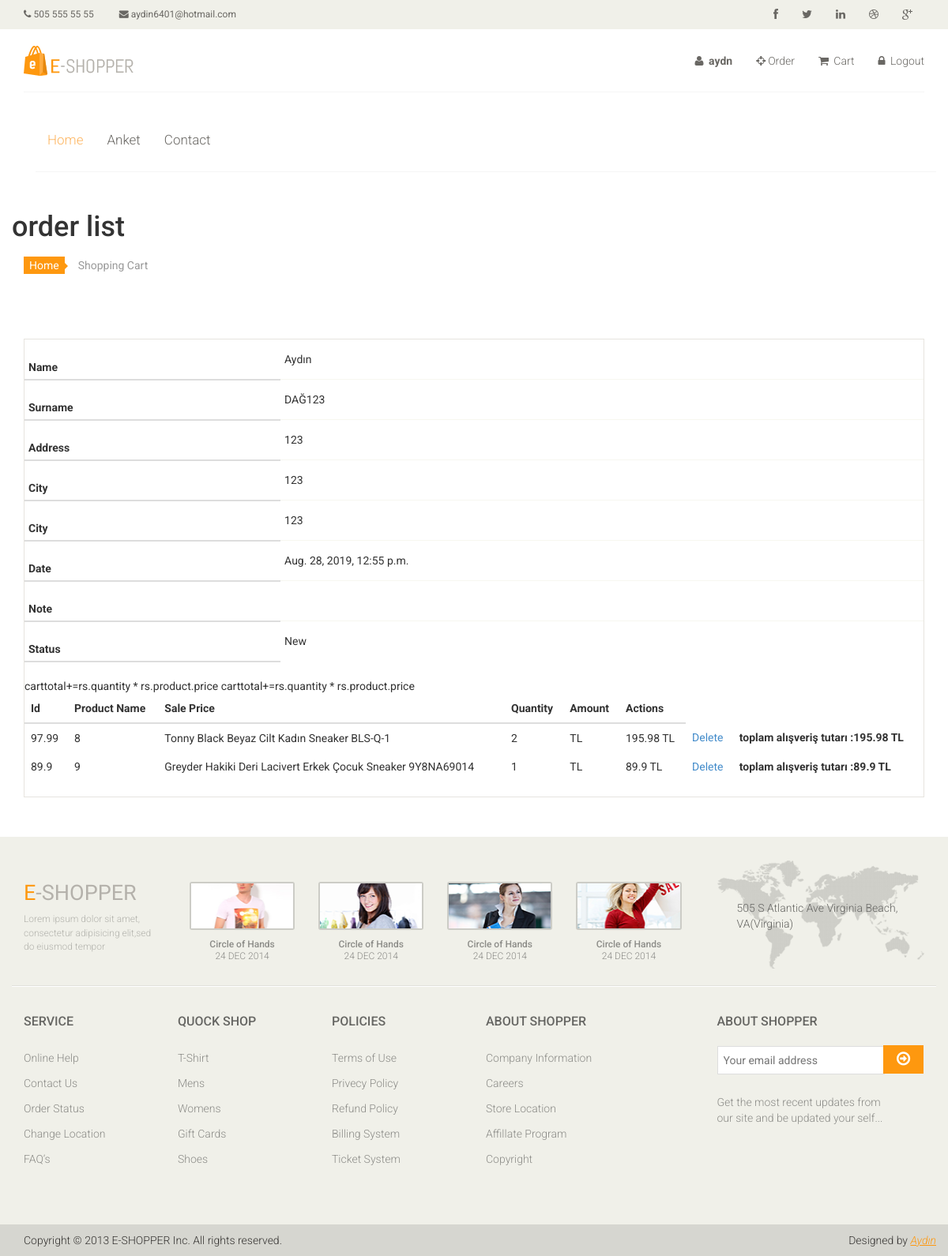
Page /order/detail/8 (signed in) on the committed database.
### order/models.py (models this page shows, shortened)
class Order(models.Model):
    STATUS = (
        ('New', 'New'),
        ('Accepted', 'Accepted'),
        ('Preparing', 'Preparing'),
        ('OnShippping', 'OnShippping'),
        ('Completed', 'Completed'),
        ('Canceled', 'Canceled'),
    )
    user = models.ForeignKey(User, on_delete=models.CASCADE)
    name = models.CharField(max_length=10)
    surname = models.CharField(max_length=10)
    address = models.CharField(max_length=150)
    city = models.CharField(max_length=20)
    phone = models.CharField(max_length=20)
    total = models.FloatField()
    note = models.TextField(null=True, default="")
    status = models.CharField(choices=STATUS, default='New', max_length=15)
    create_at = models.DateTimeField(auto_now_add=True)
    update_at = models.DateTimeField(auto_now=True)

class OrderDetail(models.Model):
    order = models.ForeignKey(Order, on_delete=models.CASCADE)
    user = models.ForeignKey(User, on_delete=models.CASCADE)
    product = models.ForeignKey(Product, on_delete=models.CASCADE)
    quantity = models.IntegerField()  # floatfileddıbaşta
    price = models.FloatField()
    total = models.FloatField(default=0)
    create_at = models.DateTimeField(auto_now_add=True)
    update_at = models.DateTimeField(auto_now=True)

### product/models.py (models this page shows, shortened)
class Product(models.Model):
    STATUS = (
        (1, 'True'),
        (0, 'False'),
    )
    category = models.ForeignKey(Category, on_delete=models.CASCADE)
    title = models.CharField(max_length=150)
    keywords = models.CharField(max_length=255)
    description = models.CharField( max_length=255)
    image = models.ImageField(upload_to='images/')
    price = models.FloatField()
    amount = models.IntegerField()
    detail = RichTextUploadingField(blank=True)
    status = models.IntegerField(choices=STATUS)
    create_at = models.DateTimeField(auto_now_add=True)
    update_at = models.DateTimeField(auto_now=True)

### order/views.py (the view)
# urls.py: path('detail/<int:id>', views.order_detail, name='orderdetail'),
@login_required(login_url='/login')
def order_detail(request, id):
    order = Order.objects.get(pk=id)
    items = OrderDetail.objects.all().filter(order=id)
    context = {
        'page': 'detail',
        'order': order,
        'items': items,
    }
    return render(request, 'order_detail.html', context)

### order/templates/order_detail.html (shortened to what this page needs)
{% extends "homebase.html" %}
{% block body   %}
<h1>order list</h1>
<section id="cart_items">
    <div class="container">
        <div class="breadcrumbs">
            <ol class="breadcrumb">
                <li><a href="#">Home</a></li>
                <li class="active">Shopping Cart</li>
            </ol>
        </div>
        <div class="table-responsive cart_info">
            <table class="table table-condensed">
                <thead>
                <tr>
                    <th>Name</th> <td>{{ order.name }}</td>
                </tr>
                <tr>
                    <th>Surname</th> <td>{{ order.surname }}</td>
                </tr>
                <tr>
                    <th>Address</th> <td>{{ order.address }}</td>
                </tr>
                <tr>
                    <th>City</th> <td>{{ order.city }}</td>
                </tr>
                <tr>
                    <th>City</th> <td>{{ order.phone }}</td>
                </tr>
                <tr>
                    <th>Date</th> <td>{{ order.create_at }}</td>
                </tr>
                <tr>
                    <th>Note</th> <td>{{ order.note }}</td>
                </tr>
                <tr>
                    <th>Status</th> <td>{{ order.status }}</td>
                </tr>
                </thead>
                <table class="table">
                    <thead>
                    <tr>
                        <th>Id</th>
                        <th>Product Name</th>
                        <th>Sale Price</th>
                        <th>Quantity</th>
                        <th>Amount</th>
                        <th>Actions</th>
                    </tr>
                    </thead>
                    <tbody>
                    {% for rs in items %}
                    <tr>
                        <td>{{ rs.price }}</td>
                        <td>{{ rs.id }}</td>
                        <td>{{ rs.product.title }}</td>
                        <td>{{ rs.quantity }}</td>
                        <td>{{ rs.amount }} TL</td>
                        <td>{{ rs.total }} TL</td>
                        <td>
                            <a href="/order/deletefromcart/{{ rs.id }}">Delete</a>
                        </td>
                        <td colspan="5" ><b> toplam alışveriş tutarı :{{ rs.total }} TL</b>
                    </tr>
                    {% endfor %}
                    </tbody>
                </table>
            </table>
        </div>
    </div>
</section>
{% endblock %}

### home/templates/homebase.html (shortened to what this page needs)
<!DOCTYPE html>
<html lang="en">
<head>
{% load static %}
    <link href="{% static 'css/bootstrap.min.css'%}" rel="stylesheet">
    <link href="{% static 'css/font-awesome.min.css'%}" rel="stylesheet">
    <link href="{% static 'css/prettyPhoto.css'%}" rel="stylesheet">
    <link href="{% static 'css/price-range.css'%}" rel="stylesheet">
    <link href="{% static 'css/animate.css'%}" rel="stylesheet">
	<link href="{% static 'css/main.css'%}" rel="stylesheet">
	<link href="{% static 'css/responsive.css'%}" rel="stylesheet">
</head>
<body>
	<header id="header">
		<div class="header_top">
			<div class="container">
				<div class="row">
					<div class="col-sm-6">
						<div class="contactinfo">
							<ul class="nav nav-pills">
								<li><a href="#"><i class="fa fa-phone"></i> 505 555 55 55</a></li>
								<li><a href="#"><i class="fa fa-envelope"></i> aydin6401@hotmail.com</a></li>
							</ul>
						</div>
					</div>
					<div class="col-sm-6">
						<div class="social-icons pull-right">
							<ul class="nav navbar-nav">
								<li><a href="https://www.facebook.com/aydndag"><i class="fa fa-facebook"></i></a></li>
								<li><a href="https://twitter.com/aydn_dag"><i class="fa fa-twitter"></i></a></li>
								<li><a href="#"><i class="fa fa-linkedin"></i></a></li>
								<li><a href="#"><i class="fa fa-dribbble"></i></a></li>
								<li><a href="#"><i class="fa fa-google-plus"></i></a></li>
							</ul>
						</div>
					</div>
				</div>
			</div>
		</div>
		<div class="header-middle">
			<div class="container">
				<div class="row">
					<div class="col-sm-4">
						<div class="logo pull-left">
							<a href="/"><img src="{% static 'images/home/logo.png'%}" alt="" /></a>
						</div>
					</div>
					<div class="col-sm-8">
						<div class="shop-menu pull-right">
							<ul class="nav navbar-nav">
								{% if user.id is not None %}
									<li><a href="/user/"><i class="fa fa-user"></i><b> {{user.username}}</b></a></li>
									<li><a href="/order/"><i class="fa fa-crosshairs"></i>Order</a></li>
								<li><a href="/order/shopcart"><i class="fa fa-shopping-cart"></i> Cart </li>
									<li><a href="/logout"><i class="fa fa-lock"></i> Logout</a></li>
								{% endif %}
							</ul>
						</div>
					</div>
		</div>
		<div class="header-bottom">
			<div class="container">
				<div class="row">
					<div class="col-sm-9">
						<div class="mainmenu pull-left">
							<ul class="nav navbar-nav collapse navbar-collapse">
								<li><a href="/" class="active">Home</a></li>
								<li><a href="/polls">Anket</i></a>
                                </li>
								<li><a href="/contact">Contact</a></li>
							</ul>
						</div>
					</div>
				</div>
			</div>
		</div>
	</header>
<section>
		<div class="container">
			<div class="row">
    {% block body %} {% endblock %}
            		</div>
		</div>
	</section>
<footer id="footer">
		<div class="footer-top">
			<div class="container">
				<div class="row">
					<div class="col-sm-2">
						<div class="companyinfo">
							<h2><span>e</span>-shopper</h2>
							<p>Lorem ipsum dolor sit amet, consectetur adipisicing elit,sed do eiusmod tempor</p>
						</div>
					</div>
					<div class="col-sm-7">
						<div class="col-sm-3">
							<div class="video-gallery text-center">
								<a href="#">
									<div class="iframe-img">
										<img src="{% static 'images/home/iframe1.png'%}" alt="" />
									</div>
								</a>
								<p>Circle of Hands</p>
								<h2>24 DEC 2014</h2>
							</div>
						</div>
						<div class="col-sm-3">
							<div class="video-gallery text-center">
								<a href="#">
									<div class="iframe-img">
										<img src="{% static 'images/home/iframe2.png'%}" alt="" />
									</div>
								</a>
								<p>Circle of Hands</p>
								<h2>24 DEC 2014</h2>
							</div>
						</div>
						<div class="col-sm-3">
							<div class="video-gallery text-center">
								<a href="#">
									<div class="iframe-img">
										<img src="{% static 'images/home/iframe3.png'%}" alt="" />
									</div>
								</a>
								<p>Circle of Hands</p>
								<h2>24 DEC 2014</h2>
							</div>
						</div>
						<div class="col-sm-3">
							<div class="video-gallery text-center">
								<a href="#">
									<div class="iframe-img">
										<img src="{% static 'images/home/iframe4.png'%}" alt="" />
									</div>
								</a>
								<p>Circle of Hands</p>
								<h2>24 DEC 2014</h2>
							</div>
						</div>
					</div>
					<div class="col-sm-3">
						<div class="address">
							<img src="{% static 'images/home/map.png'%}" alt="" />
							<p>505 S Atlantic Ave Virginia Beach, VA(Virginia)</p>
						</div>
					</div>
				</div>
			</div>
		</div>
		<div class="footer-widget">
			<div class="container">
				<div class="row">
					<div class="col-sm-2">
						<div class="single-widget">
							<h2>Service</h2>
							<ul class="nav nav-pills nav-stacked">
								<li><a href="#">Online Help</a></li>
								<li><a href="#">Contact Us</a></li>
								<li><a href="#">Order Status</a></li>
								<li><a href="#">Change Location</a></li>
								<li><a href="#">FAQ’s</a></li>
							</ul>
						</div>
					</div>
					<div class="col-sm-2">
						<div class="single-widget">
							<h2>Quock Shop</h2>
							<ul class="nav nav-pills nav-stacked">
								<li><a href="#">T-Shirt</a></li>
								<li><a href="#">Mens</a></li>
								<li><a href="#">Womens</a></li>
								<li><a href="#">Gift Cards</a></li>
								<li><a href="#">Shoes</a></li>
							</ul>
						</div>
					</div>
					<div class="col-sm-2">
						<div class="single-widget">
							<h2>Policies</h2>
							<ul class="nav nav-pills nav-stacked">
								<li><a href="#">Terms of Use</a></li>
								<li><a href="#">Privecy Policy</a></li>
								<li><a href="#">Refund Policy</a></li>
								<li><a href="#">Billing System</a></li>
								<li><a href="#">Ticket System</a></li>
							</ul>
						</div>
					</div>
					<div class="col-sm-2">
						<div class="single-widget">
							<h2>About Shopper</h2>
							<ul class="nav nav-pills nav-stacked">
								<li><a href="#">Company Information</a></li>
								<li><a href="#">Careers</a></li>
								<li><a href="#">Store Location</a></li>
								<li><a href="#">Affillate Program</a></li>
								<li><a href="#">Copyright</a></li>
							</ul>
						</div>
					</div>
					<div class="col-sm-3 col-sm-offset-1">
						<div class="single-widget">
							<h2>About Shopper</h2>
							<form action="#" class="searchform">
								<input type="text" placeholder="Your email address" />
								<button type="submit" class="btn btn-default"><i class="fa fa-arrow-circle-o-right"></i></button>
								<p>Get the most recent updates from <br />our site and be updated your self...</p>
							</form>
						</div>
					</div>
				</div>
			</div>
		</div>
		<div class="footer-bottom">
			<div class="container">
				<div class="row">
					<p class="pull-left">Copyright © 2013 E-SHOPPER Inc. All rights reserved.</p>
					<p class="pull-right">Designed by <span><a target="_blank" href="http://www.themeum.com">Aydın</a></span></p>
				</div>
			</div>
		</div>
	</footer>
</body>
</html>

### rows in the picture
Order: name "Aydın", surname "DAĞ123", address "123", city "123", phone "123", create_at "Aug. 28, 2019, 12:55 p.m.", status "New"
OrderDetail: price "97.99", id "8", product "Tonny Black Beyaz Cilt Kadın Sneaker BLS-Q-1", quantity "2", total "195.98"
OrderDetail: price "89.9", id "9", product "Greyder Hakiki Deri Lacivert Erkek Çocuk Sneaker 9Y8NA69014", quantity "1", total "89.9"

### other values in the picture
{{ user.username }} "aydn"
